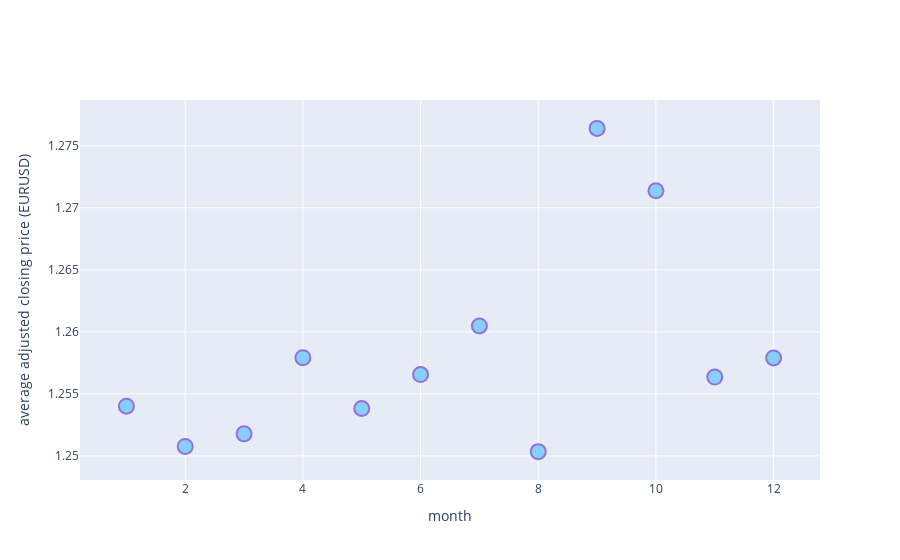

This figure's notebook cell:
### Code cell
# Compute the average price for each month
avg_price_mth = df.groupby("month").agg({'adj_close': 'mean'}).reset_index()

# Plot 
data = [go.Scatter(
            x = avg_price_mth['month'],
            y = avg_price_mth['adj_close'],
            mode = 'markers',
            marker=dict(
                color='LightSkyBlue',
                size=15,
                line=dict(
                color='MediumPurple',
                width=2
                ))
        )]

layout = dict(xaxis = dict(title = 'month'),
              yaxis = dict(title = 'average adjusted closing price (EURUSD)'))

fig = dict(data=data, layout=layout)
py.show(fig, filename='ForexPricePrediction_v6d_avg_price_mth')

### Figure 1 — Plotly figure (JSON) as saved in the notebook; plotly's stock layout.template omitted (floating-point values rounded to 4 significant figures)
{"data": [{"marker": {"color": "LightSkyBlue", "line": {"color": "MediumPurple", "width": 2}, "size": 15}, "mode": "markers", "type": "scatter", "x": [1, 2, 3, 4, 5, 6, 7, 8, 9, 10, 11, 12], "y": [1.254, 1.251, 1.252, 1.258, 1.254, 1.257, 1.26, 1.25, 1.276, 1.271, 1.256, 1.258]}], "layout": {"xaxis": {"title": {"text": "month"}}, "yaxis": {"title": {"text": "average adjusted closing price (EURUSD)"}}}}
